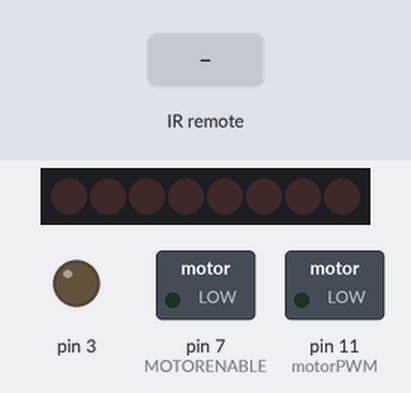
The sketch below on a simulated Arduino Uno, built with avr-gcc and run on an emulated ATmega328P. Parts: 8 shift-register outputs drawn as a row of LEDs (first output left, lit = HIGH), switched loads named in the sketch (green lamp = pin HIGH), output pins drawn as LEDs (lit = HIGH). Wiring (inferred from the names in the program): shift register (74HC595): data pin 8; shift clock pin 4; latch pin 12. Wiring (inferred from the signals the program sends): row of LEDs: on Q0, Q1, Q2, Q3, Q4, Q5, Q6, Q7. The inputs (shaded band) are chosen by the test bench. Pins used as bus, display or sensor lines are not drawn.

Above: at 1.2 s.
1.3 s: infrared code 0x0 received
At 1.7 s:
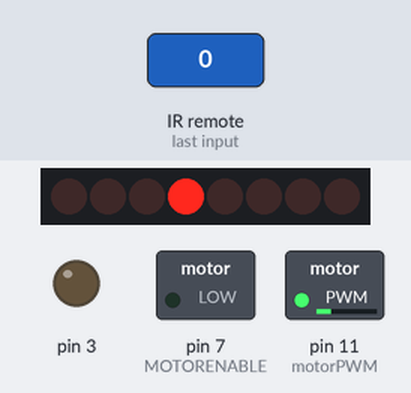
3.3 s: infrared code 0x2 received
At 3.6 s:
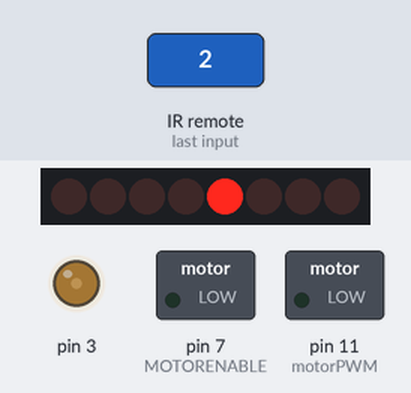
5.3 s: infrared code 0x6 received
At 5.7 s:
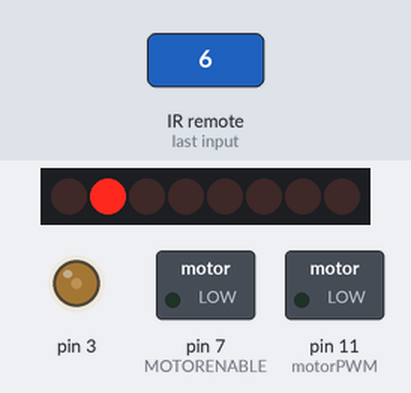
7.3 s: infrared code 0x4 received
At 7.7 s:
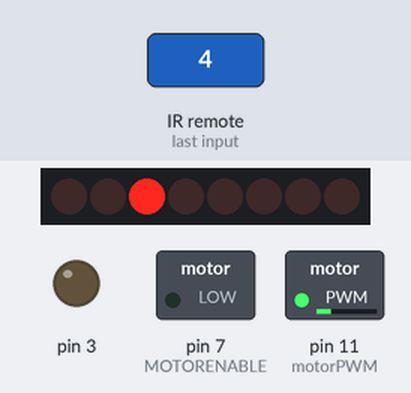
9.3 s: infrared code 0x10 received
At 11.0 s:
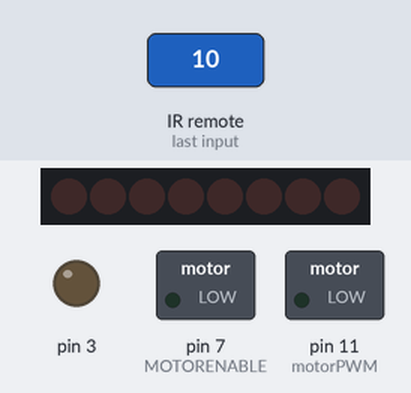
11.3 s: infrared code 0xE received
At 11.7 s:
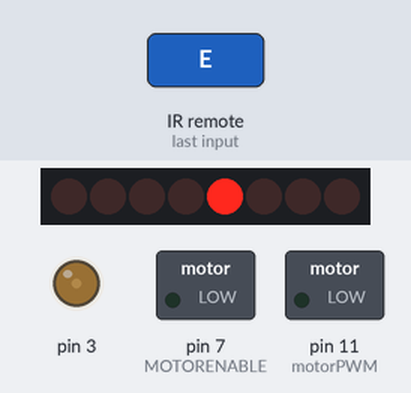
Timing chart, 0 to 14.3 s (numbered marks = the images above; inputs shaded):
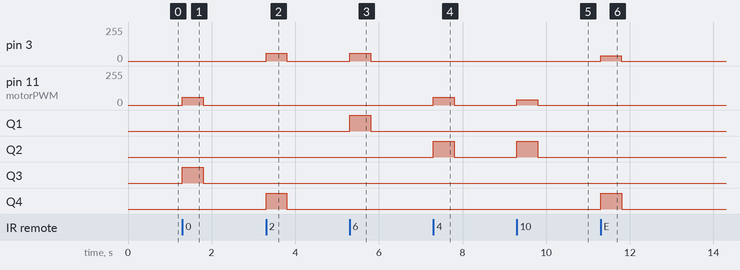

The sketch:

main.ino
```cpp
  #include <IRremote.hpp>

  // Control pins that operate the shift register
  #define MOTORLATCH 12
  #define MOTORCLK 4
  #define MOTORENABLE 7
  #define MOTORDATA 8

  // Pin definitions for motor direction control
  #define MOTOR1_A 2
  #define MOTOR1_B 3
  #define MOTOR2_A 1
  #define MOTOR2_B 4

  // PWM pins for motor speed control
  #define MOTOR1_PWM 11
  #define MOTOR2_PWM 3

  // Motor control commands
  #define REEL_IN 1
  #define REEL_OUT 2
  #define BRAKE 3
  #define RELEASE 4

  // IR receiver pin
  #define IR_RECEIVE_PIN 9

  // Motor speeds [0, 255]
  #define NO_SPEED 0
  #define LOW_SPEED 40
  #define HIGH_SPEED 60

  void setup() {
    Serial.begin(9600);

    // Ensure motors are initially released
    motor(1, RELEASE, NO_SPEED);
    motor(2, RELEASE, NO_SPEED);

    // Start IR receiver
    IrReceiver.begin(IR_RECEIVE_PIN, ENABLE_LED_FEEDBACK);
  }

  void loop() {
    if (IrReceiver.decode()) {
      // Process received IR signals
      switch(IrReceiver.decodedIRData.command) {
        // Motor 1
        case 0: // POWER button
          motor(1, REEL_IN, HIGH_SPEED);
          break;
        case 4: // BACK button
          motor(1, REEL_OUT, HIGH_SPEED);
          break;
        case 12: // 0 button
          motor(1, REEL_IN, LOW_SPEED);
          break;
        case 16: // 1 button
          motor(1, REEL_OUT, LOW_SPEED);
          break;

        // Motor 2
        case 2: // FUNC/STOP button
          motor(2, REEL_IN, HIGH_SPEED);
          break;
        case 6: // NEXT button
          motor(2, REEL_OUT, HIGH_SPEED);
          break;
        case 14: // ST/REPT button
          motor(2, REEL_IN, LOW_SPEED);
          break;
        case 18: // 3 button
          motor(2, REEL_OUT, LOW_SPEED);
          break;

        // Stop all
        case 24: // 7 button
        case 25: // 8 button
        case 26: // 9 button
          motor(1, RELEASE, NO_SPEED);
          motor(2, RELEASE, NO_SPEED);
          break;

        default:
          break; // Do nothing
      }

      // Stop motors after button release
      delay(500);
      motor(1, RELEASE, NO_SPEED);
      motor(2, RELEASE, NO_SPEED);

      IrReceiver.resume(); // Receive the next value
    }
  }

  //////////////////////////////////////////////////////////////////////////////////

  void motor(int motorNumber, int command, int speed) {
    int motorA, motorB;

    if (motorNumber == 1) {
      motorA = MOTOR1_A;
      motorB = MOTOR1_B;
    } else if (motorNumber == 2) {
      motorA = MOTOR2_A;
      motorB = MOTOR2_B;
    } else {
      return; // Invalid motor, do nothing
    }

    switch (command) {
      case REEL_OUT:
        setMotor(motorA, HIGH, speed);
        setMotor(motorB, LOW, -1);
        break;
      case REEL_IN:
        setMotor(motorA, LOW, speed);
        setMotor(motorB, HIGH, -1);
        break;
      case BRAKE:
        setMotor(motorA, LOW, 255);
        setMotor(motorB, LOW, -1);
        break;
      case RELEASE:
        setMotor(motorA, LOW, 0);
        setMotor(motorB, LOW, -1);
        break;
    }
  }

  // Function to set motor speed and direction via PWM
  void setMotor(int output, int state, int speed) {
    int motorPWM;

    // Select PWM pin based on the motor's output pin
    if (output == MOTOR1_A || output == MOTOR1_B) {
      motorPWM = MOTOR1_PWM;
    } else if (output == MOTOR2_A || output == MOTOR2_B) {
      motorPWM = MOTOR2_PWM;
    } else {
      // Invalid case, do nothing
      return;
    }

    // Update shift register for direction control
    shiftWrite(output, state);

    // Set PWM if speed is valid and within the range
    if (speed >= 0 && speed <= 255) {
      analogWrite(motorPWM, speed);
    }
  }

  // Function to write the motor's state to the shift register
  void shiftWrite(int output, int state) {
    static int latch_copy;
    static int shift_register_initialized = false;

    // Initialise the shift register on first use
    if (!shift_register_initialized) {
      // Set pins for shift register to output
      pinMode(MOTORLATCH, OUTPUT);
      pinMode(MOTORENABLE, OUTPUT);
      pinMode(MOTORDATA, OUTPUT);
      pinMode(MOTORCLK, OUTPUT);
      // Set pins for shift register to LOW by default
      digitalWrite(MOTORDATA, LOW);
      digitalWrite(MOTORLATCH, LOW);
      digitalWrite(MOTORCLK, LOW);
      // Enable the shift register, set Enable pin to LOW
      digitalWrite(MOTORENABLE, LOW);

      // Initialise with all outputs LOW
      latch_copy = 0;

      shift_register_initialized = true;
    }

    // Update the shift register with the new output state
    bitWrite(latch_copy, output, state);
    shiftOut(MOTORDATA, MOTORCLK, MSBFIRST, latch_copy);
    delayMicroseconds(5);
    digitalWrite(MOTORLATCH, HIGH);
    delayMicroseconds(5);
    digitalWrite(MOTORLATCH, LOW);
  }
```

Measured:
- after the input at 1.3 s, pin 11 (motorPWM): 0/255 → 60/255 at once, → 0/255 0.50 s later; Q3: LOW → HIGH at once, → LOW 0.50 s later
- after the input at 3.3 s, pin 3: 0/255 → 60/255 at once, → 0/255 0.50 s later; Q4: LOW → HIGH at once, → LOW 0.50 s later
- after the input at 5.3 s, pin 3: 0/255 → 60/255 at once, → 0/255 0.50 s later; Q1: LOW → HIGH at once, → LOW 0.50 s later
- after the input at 7.3 s, pin 11 (motorPWM): 0/255 → 60/255 at once, → 0/255 0.50 s later; Q2: LOW → HIGH at once, → LOW 0.50 s later
- after the input at 9.3 s, pin 11 (motorPWM): 0/255 → 40/255 at once, → 0/255 0.50 s later; Q2: LOW → HIGH at once, → LOW 0.50 s later
- after the input at 11.3 s, pin 3: 0/255 → 40/255 at once, → 0/255 0.50 s later; Q4: LOW → HIGH at once, → LOW 0.50 s later
